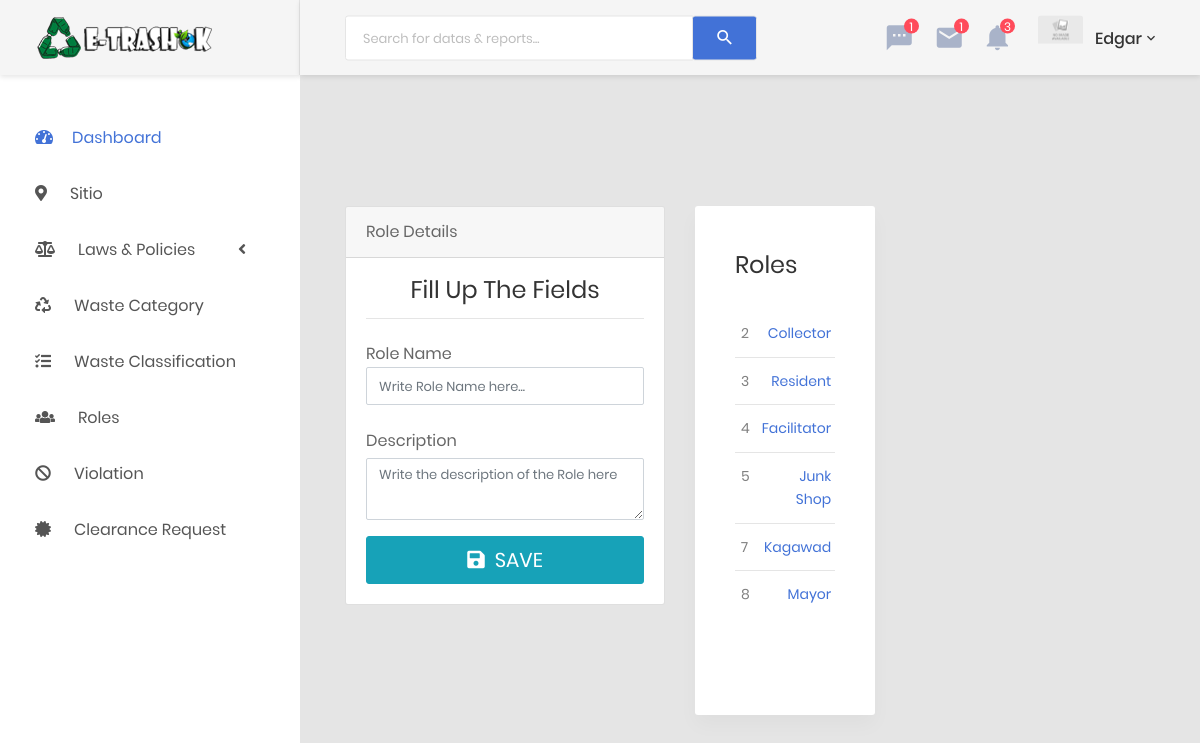
Screenshot of /admin-pages/roles.php (signed in) with the database file from the repository.
### tables this page shows
CREATE TABLE `user_role` (
  `id` int(11) NOT NULL,
  `name` varchar(255) NOT NULL,
  `description` varchar(255) DEFAULT NULL
);

### admin-pages/roles.php (the view, shortened to what this page needs)
<?php include '../template/header.php' ?>
<body class="animsition">
    <div class="page-wrapper">
       <?php include '../template/navigation-admin.php'; ?>
            <section class="au-breadcrumb2">
                <div class="container">
                    <div class="row">
                        <div class="col-md-12">
                            <div class="au-breadcrumb-content">
                                <div class="au-breadcrumb-left">
                                    <span class="au-breadcrumb-span">You are here:</span>
                                    <ul class="list-unstyled list-inline au-breadcrumb__list">
                                        <li class="list-inline-item active">
                                            <a href="#">Home</a>
                                        </li>
                                        <li class="list-inline-item seprate">
                                            <span>/</span>
                                        </li>
                                        <li class="list-inline-item">User Roles</li>
                                    </ul>
                                </div>
                            </div>
                        </div>
                    </div>
                </div>
            </section>
            <div class="main-content" id="sitio-page">
                <div class="section__content section__content--p30">
                    <div class="container-fluid">
                        <div class="row">
                            <div class="col-lg-5">
                                <div class="card">
                                    <div class="card-header">Role Details</div>
                                    <div class="card-body">
                                        <div class="card-title">
                                            <h3 class="text-center title-2">Fill up the Fields</h3>
                                        </div>
                                        <hr>
                                        <form action="../api/process-role.php" method="post" enctype="multipart/form-data">
                                            <div class="form-group">
                                                <label for="select-leader" class=" form-control-label ">Role Name</label>
                                                <input type="text" name="roleName" placeholder="Write Role Name here..." id="roleName" class="form-control">
                                            </div>
                                            <div class="form-group">
                                                <label for="cc-sitio" class="control-label mb-1">Description</label>
                                                <textarea class="form-control" name="roleDescription" placeholder="Write the description of the Role here"></textarea>
                                            </div>
                                            <div>
                                                <button  name="save_role" type="submit" class="btn btn-lg btn-info btn-block">
                                                    <i class="fa fa-save"></i>&nbsp;
                                                   SAVE
                                                </button>
                                            </div>
                                        </form>
                                    </div>
                                </div>
                            </div>
                              <div class="col-lg-3">
                                <div class="top-campaign">
                                    <h3 class="title-3 m-b-30">Roles</h3>
                                    <div class="table-responsive">
                                        <table class="table table-top-campaign sitio-table">
                                            <tbody>
                                                <?php
                                                $sql = "SELECT id,
                                                                name,
                                                                description
                                                                FROM user_role WHERE name <> 'Admin'";
                                                $result = mysqli_query($mysqli,$sql);
                                                if (mysqli_num_rows($result) > 0) {
                                                    while($row = mysqli_fetch_assoc($result)) {
                                                        echo '<tr>';
                                                        echo '<td>'.$row['id'].'</td>';
                                                        echo '<td>'.$row['name'].'</td>';
                                                        echo '</tr>';
                                                    }
                                                }else{
                                                    echo "<tr><td>No Result Found.</td></tr>";
                                                }
                                                ?>
                                            </tbody>
                                        </table>
                                    </div>
                                </div>
                            </div>
                        </div>
                    </div>
                </div>
            </div>
        </div>
    </div>
    <?php include '../template/footer.php' ?>

### template/header.php (shortened to what this page needs)
<!DOCTYPE html>
<html lang="en">
<head>
    <link href="../css/font-face.css" rel="stylesheet" media="all">
    <link href="../vendor/font-awesome-4.7/css/font-awesome.min.css" rel="stylesheet" media="all">
    <link href="../vendor/font-awesome-5/css/fontawesome-all.min.css" rel="stylesheet" media="all">
    <link href="../vendor/mdi-font/css/material-design-iconic-font.min.css" rel="stylesheet" media="all">
    <link href="../vendor/bootstrap-4.1/bootstrap.min.css" rel="stylesheet" media="all">
    <link href="../vendor/animsition/animsition.min.css" rel="stylesheet" media="all">
    <link href="../vendor/bootstrap-progressbar/bootstrap-progressbar-3.3.4.min.css" rel="stylesheet" media="all">
    <link href="../vendor/wow/animate.css" rel="stylesheet" media="all">
    <link href="../vendor/css-hamburgers/hamburgers.min.css" rel="stylesheet" media="all">
    <link href="../vendor/slick/slick.css" rel="stylesheet" media="all">
    <link href="../vendor/select2/select2.min.css" rel="stylesheet" media="all">
    <link href="../vendor/perfect-scrollbar/perfect-scrollbar.css" rel="stylesheet" media="all">
    <link href="../css/theme.css" rel="stylesheet" media="all">
    <link href="../css/style.css" rel="stylesheet" media="all">
    <link href="../css/bootstrap-table-expandable.css" rel="stylesheet" media="all">
    <link href="../vendor/datetime/css/bootstrap-datetimepicker.min.css" rel="stylesheet" media="screen">

### template/navigation-admin.php (shortened to what this page needs)
<aside class="menu-sidebar d-none d-lg-block">
    <div class="logo">
        <a href="#">
            <img src="../images/icon/Etrashok-logo.png" alt="Cool Admin" />
        </a>
    </div>
    <div class="menu-sidebar__content js-scrollbar1">
        <nav class="navbar-sidebar">
            <ul class="list-unstyled navbar__list">
                <li class="active has-sub">
                    <a class="js-arrow" href="dashboard.php">
                        <i class="fas fa-tachometer-alt"></i>Dashboard</a>
                </li>
                <li class="has-sub">
                    <a class="js-arrow" href="../admin-pages/sitio.php">
                        <i class="fas fa-map-marker-alt"></i> Sitio</a>
                </li>
                <li>
                    <a  class="js-arrow" href="#">
                    <i class="fa fa-balance-scale"></i> Laws & Policies
                    <span class="arrow admin nav-arrow">
                            <i class="fas fa-angle-left"></i>
                    </span>
                    </a>
                </li>
                 <li class="has-sub">
                    <a class="js-arrow" href="../admin-pages/waste-category.php">
                       <i class="fa fa-recycle"></i> Waste Category</a>
                </li>
                <li class="has-sub">
                    <a class="js-arrow" href="../admin-pages/waste-classifcation.php">
                       <i class="fas fa-tasks"></i> Waste Classification</a>
                </li>
                <li class="has-sub">
                    <a class="js-arrow" href="../admin-pages/roles.php">
                       <i class="fas fa-users"></i> Roles</a>
                </li>
                <li class="has-sub">
                    <a class="js-arrow" href="../admin-pages/violation-list-admin.php">
                       <i class="fas fa-ban"></i> Violation</a>
                </li>
                <li class="has-sub">
                    <a class="js-arrow" href="../admin-pages/clearanceList.php">
                       <i class="fas fa-certificate"></i> Clearance Request</a>
                </li>
            </ul>
        </nav>
    </div>
</aside>
<div class="page-container">
    <header class="header-desktop">
        <div class="section__content section__content--p30">
            <div class="container-fluid">
                <div class="header-wrap">
                    <form class="form-header" action="" method="POST">
                        <input class="au-input au-input--xl" type="text" name="search" placeholder="Search for datas &amp; reports..." />
                        <button class="au-btn--submit" type="submit">
                            <i class="zmdi zmdi-search"></i>
                        </button>
                    </form>
                    <div class="header-button">
                        <div class="noti-wrap">
                            <div class="noti__item js-item-menu">
                                <i class="zmdi zmdi-comment-more"></i>
                                <span class="quantity">1</span>
                            </div>
                            <div class="noti__item js-item-menu">
                                <i class="zmdi zmdi-email"></i>
                                <span class="quantity">1</span>
                            </div>
                            <div class="noti__item js-item-menu">
                                <i class="zmdi zmdi-notifications"></i>
                                <span class="quantity">3</span>
                            </div>
                        </div>
                        <div class="account-wrap">
                            <div class="account-item clearfix js-item-menu">
                                <div class="image">
                                     <img src="../images/<?php echo $_SESSION['avatar']; ?>" alt="" />
                                </div>
                                <div class="content">
                                    <a class="js-acc-btn" href="../admin-pages/profile.php"><?php echo $_SESSION['login_user']; ?></a>
                                </div>
                            </div>
                        </div>
                    </div>
                </div>
            </div>
        </div>
    </header>

### template/footer.php (shortened to what this page needs)
</body>
</html>

### css/style.css (style rules this page uses)
.admin.arrow { float: right; }
#sitio-page .sitio-table tr { cursor: pointer; }
.au-breadcrumb2 { padding-top: 87px; padding-bottom: 0; }
.au-breadcrumb2 { padding: 2em 0; }
textarea::placeholder { font-size: 13px !important; }

### rows the page displays
user_role: id "2", name "Collector"
user_role: id "3", name "Resident"
user_role: id "4", name "Facilitator"
user_role: id "5", name "Junk Shop"
user_role: id "7", name "Kagawad"
user_role: id "8", name "Mayor"

### other values shown
$_SESSION['login_user'] "Edgar"
